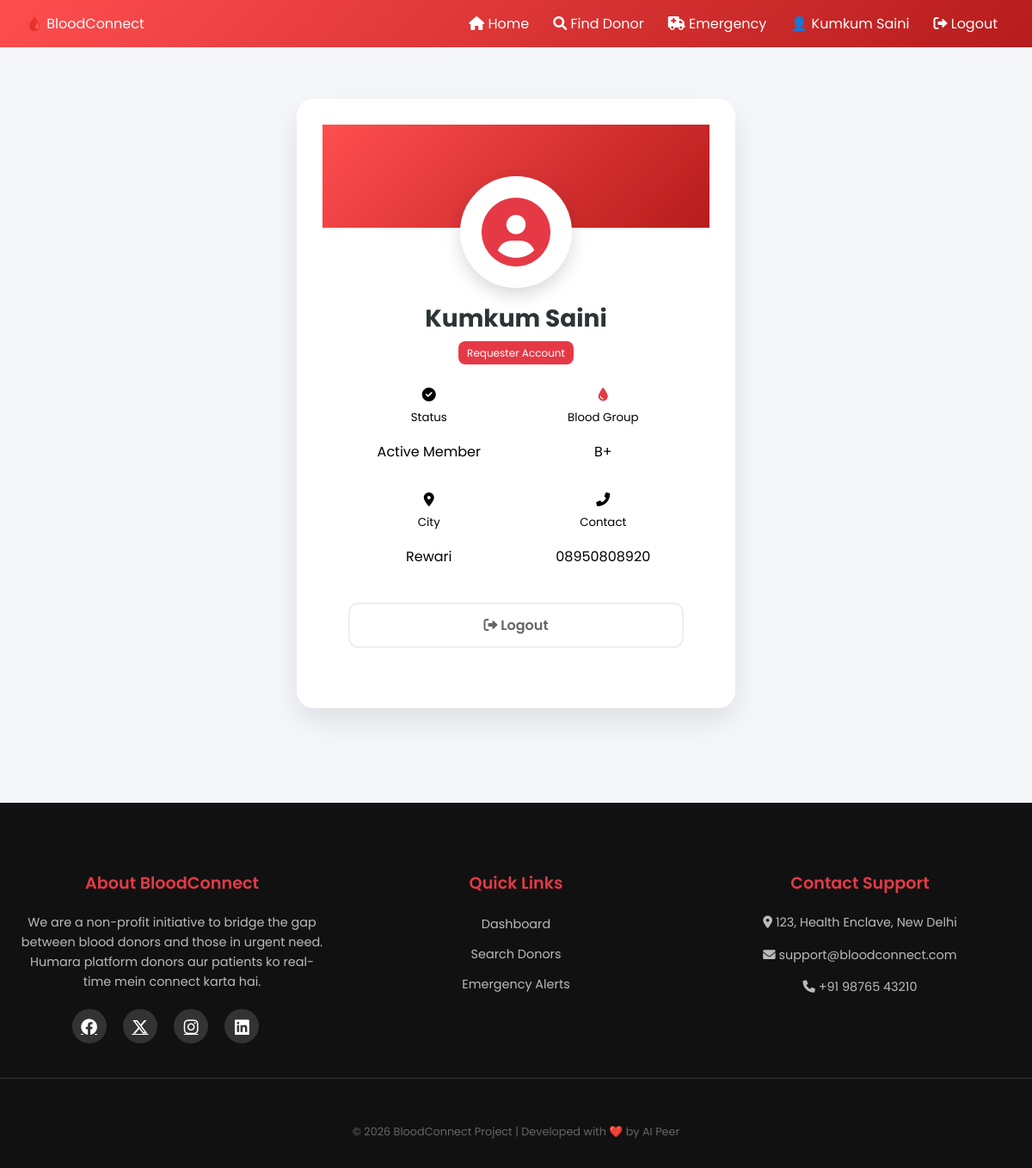
Screenshot of /profile (signed in) with the database file from the repository.
### tables this page shows
CREATE TABLE users(
        id INTEGER PRIMARY KEY AUTOINCREMENT,
        name TEXT,
        email TEXT UNIQUE,
        password TEXT,
        age INTEGER,
        blood_group TEXT,
        contact TEXT,
        city TEXT,
        role TEXT DEFAULT 'Requester' -- 'Donor' or 'Requester'
    );

### app.py (the view)
    @app.route("/profile")
    def profile():
        if "user_id" not in session:
            return redirect(url_for("login"))
        user_data = g.db.execute("SELECT * FROM users WHERE id=?", (session["user_id"],)).fetchone()
        return render_template("profile.html", user=user_data)

### app.py (called while the page is built)
def get_db():
    conn = sqlite3.connect(DB_PATH)
    conn.row_factory = sqlite3.Row
    return conn

### templates/profile.html (shortened to what this page needs)
{% extends "base.html" %}
{% block content %}
<link rel="stylesheet" href="https://cdnjs.cloudflare.com/ajax/libs/font-awesome/6.0.0/css/all.min.css">
<div class="profile-container">
    <div class="profile-card">
        <div class="profile-content">
            <div class="avatar-wrapper">
                <i class="fas fa-user-circle"></i>
            </div>
            <h2 class="profile-name">{{ user.name }}</h2>
            <span class="badge success-light">{{ user.role }} Account</span>
            <div class="profile-details-grid">
                <div class="detail-item">
                    <i class="fas fa-check-circle"></i>
                    <div>
                        <small>Status</small>
                        <p>Active Member</p>
                    </div>
                </div>
                <div class="detail-item">
                    <i class="fas fa-tint" style="color: #e63946;"></i>
                    <div>
                        <small>Blood Group</small>
                        <p>{{ user.blood_group if user.blood_group else 'Not Provided' }}</p>
                    </div>
                </div>
                <div class="detail-item">
                    <i class="fas fa-map-marker-alt"></i>
                    <div>
                        <small>City</small>
                        <p>{{ user.city if user.city else 'Not Provided' }}</p>
                    </div>
                </div>
                <div class="detail-item">
                    <i class="fas fa-phone-alt"></i>
                    <div>
                        <small>Contact</small>
                        <p>{{ user.contact if user.contact else 'Not Provided' }}</p>
                    </div>
                </div>
            </div>
            <div class="profile-actions-new">
                <a href="{{ url_for('logout') }}" class="btn-outline">
                    <i class="fas fa-sign-out-alt"></i> Logout
                </a>
            </div>
        </div>
    </div>
</div>
{% endblock %}

### templates/base.html (shortened to what this page needs)
<!DOCTYPE html>
<html lang="en">
<head>
    <link rel="stylesheet" href="{{ url_for('static', filename='style.css') }}">
    <link rel="stylesheet" href="https://cdn.jsdelivr.net/npm/@fortawesome/fontawesome-free@6.5.1/css/all.min.css">
</head>
<body>
<header class="navbar">
    <div class="logo">🩸 BloodConnect</div>
    <nav class="nav-links">
        <a href="{{ url_for('home') }}"><i class="fas fa-home"></i> Home</a>
        <a href="{{ url_for('search_donors') }}"><i class="fas fa-search"></i> Find Donor</a>
        <a href="{{ url_for('emergency_request') }}"><i class="fas fa-ambulance"></i> Emergency</a>
        {% if session.get('user_id') %}
            <a href="{{ url_for('profile') }}">👤 {{ session.get('user_name') }}</a>
            <a href="{{ url_for('logout') }}"><i class="fas fa-sign-out-alt"></i> Logout</a>
        {% else %}
            <a href="{{ url_for('login') }}">Login</a>
            <a href="{{ url_for('signup') }}" class="signup-btn">Signup</a>
        {% endif %}
    </nav>
</header>
<main class="container">
    {% block content %}{% endblock %}
</main>
<footer class="footer">
    <div class="footer-container">
        <div class="footer-column">
            <h3>About BloodConnect</h3>
            <p>We are a non-profit initiative to bridge the gap between blood donors and those in urgent need. Humara platform donors aur patients ko real-time mein connect karta hai.</p>
            <div class="social-icons">
                <a href="#"><i class="fab fa-facebook"></i></a>
                <a href="#"><i class="fa-brands fa-x-twitter"></i></a>
                <a href="#"><i class="fab fa-instagram"></i></a>
                <a href="#"><i class="fab fa-linkedin"></i></a>
            </div>
        </div>
        <div class="footer-column">
            <h3>Quick Links</h3>
            <ul>
                <li><a href="{{ url_for('home') }}">Dashboard</a></li>
                <li><a href="{{ url_for('search_donors') }}">Search Donors</a></li>
                <li><a href="{{ url_for('emergency_request') }}">Emergency Alerts</a></li>
                </ul>
        </div>
        <div class="footer-column">
            <h3>Contact Support</h3>
            <p><i class="fas fa-map-marker-alt"></i> 123, Health Enclave, New Delhi</p>
            <p><i class="fas fa-envelope"></i> support@bloodconnect.com</p>
            <p><i class="fas fa-phone"></i> +91 98765 43210</p>
        </div>
    </div>
    <div class="footer-bottom">
        <p>&copy; 2026 BloodConnect Project | Developed with ❤️ by AI Peer</p>
    </div>
</footer>
</body>
</html>

### static/style.css (style rules this page uses)
body { font-family: 'Poppins', sans-serif; margin: 0; background: #f5f7fb; }
.navbar { display: flex; justify-content: space-between; padding: 15px 30px; background: linear-gradient(135deg, #ff4e50, #b71c1c); color: white; position: sticky; top: 0; z-index: 100; }
.navbar a { color: white; margin: 0 10px; text-decoration: none; }
footer { text-align: center; padding: 20px; margin-top: 30px; background: #222; color: white; }
.badge { background: #e63946; color: white; padding: 5px 10px; border-radius: 8px; font-size: 12px; }
.profile-container { display: flex; justify-content: center; padding: 40px; }
.profile-card { background: white; padding: 30px; width: 100%; max-width: 400px; border-radius: 18px; text-align: center; box-shadow: 0 10px 25px rgba(0,0,0,0.1); }
.nav-links { display: flex; gap: 8px; align-items: center; }
.footer { background-color: #111; color: #fff; padding: 60px 0 20px; margin-top: 50px; }
.footer-container { max-width: 1200px; margin: 0 auto; display: grid; grid-template-columns: repeat(auto-fit, minmax(250px, 1fr)); gap: 40px; padding: 0 20px; }
.footer-column h3 { color: #e63946; font-size: 1.2rem; margin-bottom: 20px; font-weight: 600; }
.footer-column p { color: #bbb; font-size: 0.9rem; line-height: 1.6; }
.footer-column ul { list-style: none; padding: 0; }
.footer-column ul li { margin-bottom: 10px; }
.footer-column ul li a { color: #bbb; text-decoration: none; font-size: 0.9rem; transition: 0.3s; }
.social-icons { margin-top: 20px; }
.social-icons a { color: #fff; font-size: 1.2rem; margin-right: 15px; background: #333; width: 40px; height: 40px; display: inline-flex; align-items: center; justify-content: center; border-radius: 50%; transition: 0.3s; }
.footer-bottom { text-align: center; padding-top: 40px; margin-top: 40px; border-top: 1px solid #333; color: #666; font-size: 0.8rem; }
.profile-container { display: flex; justify-content: center; align-items: center; padding: 60px 20px; min-height: 80vh; }
.profile-card { max-width: 450px; width: 100%; background: #fff; border-radius: 20px; overflow: hidden; box-shadow: 0 15px 35px rgba(0,0,0,0.1); position: relative; border: none; }
.profile-content { padding: 0 30px 40px; margin-top: -60px; text-align: center; }
.avatar-wrapper { font-size: 80px; background: #fff; width: 120px; height: 120px; margin: 0 auto; border-radius: 50%; display: flex; align-items: center; justify-content: center; color: #e63946; box-shadow: 0 8px 20px rgba(0,0,0,0.15); border: 5px solid #fff; }
.profile-name { margin: 15px 0 5px; font-size: 28px; font-weight: 700; color: #2d3436; text-transform: capitalize; }
.profile-details-grid { display: grid; grid-template-columns: 1fr 1fr; gap: 15px; margin: 25px 0; text-align: center; }
.profile-actions-new { display: flex; flex-direction: column; gap: 15px; margin-top: 10px; }
.btn-outline { border: 2px solid #eee; color: #666 !important; padding: 12px; border-radius: 12px; text-decoration: none; font-weight: 600; transition: 0.3s; display: block; }

### rows the page displays
users: get "Kumkum Saini", name "Kumkum Saini", role "Requester", blood_group "B+", city "Rewari", contact "08950808920"
